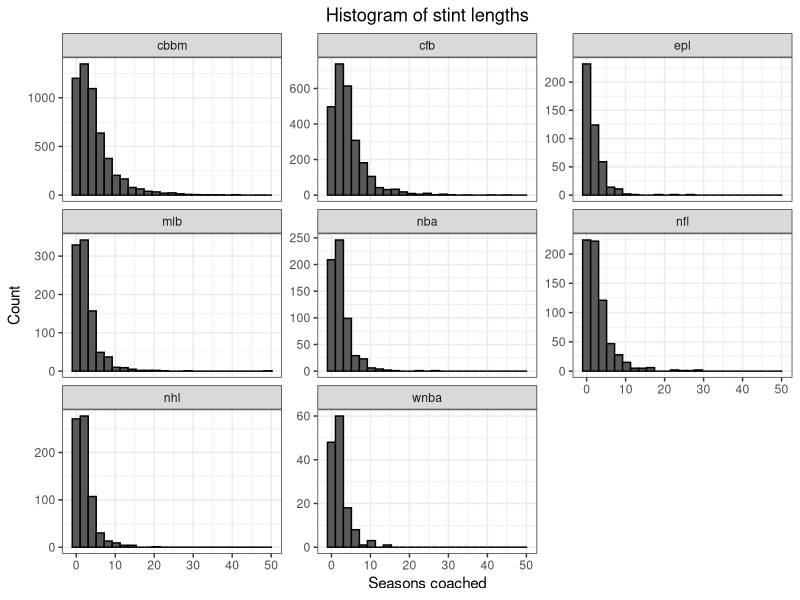
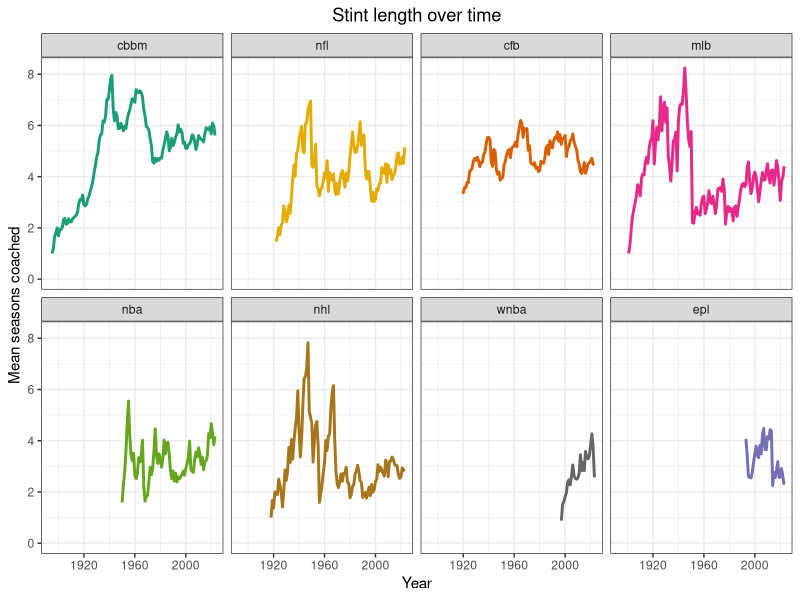
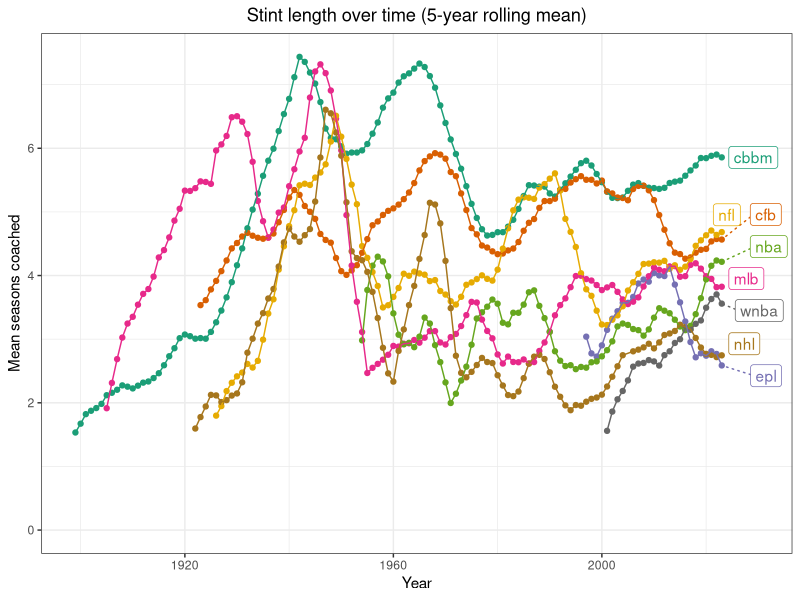
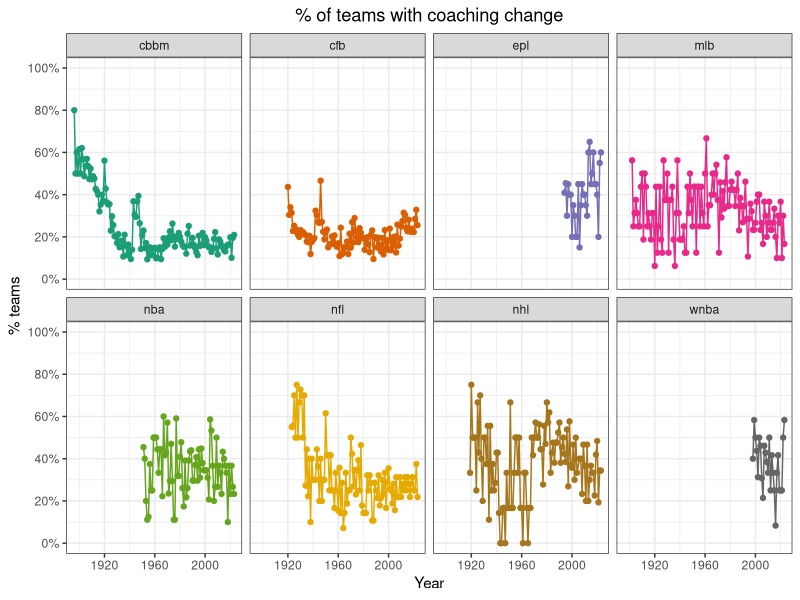
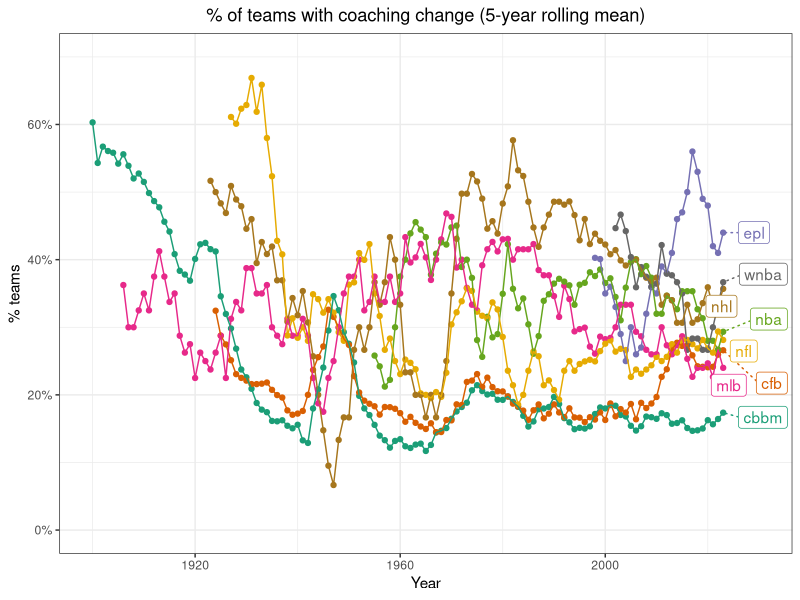
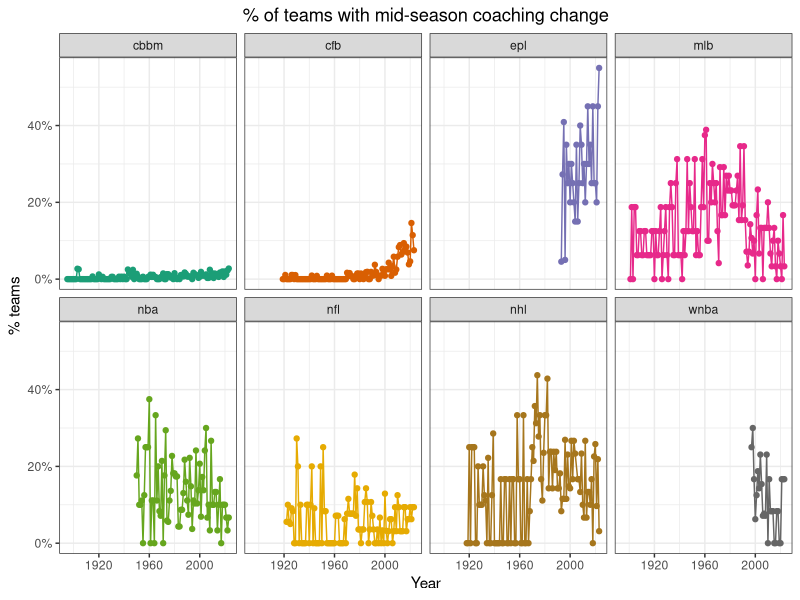
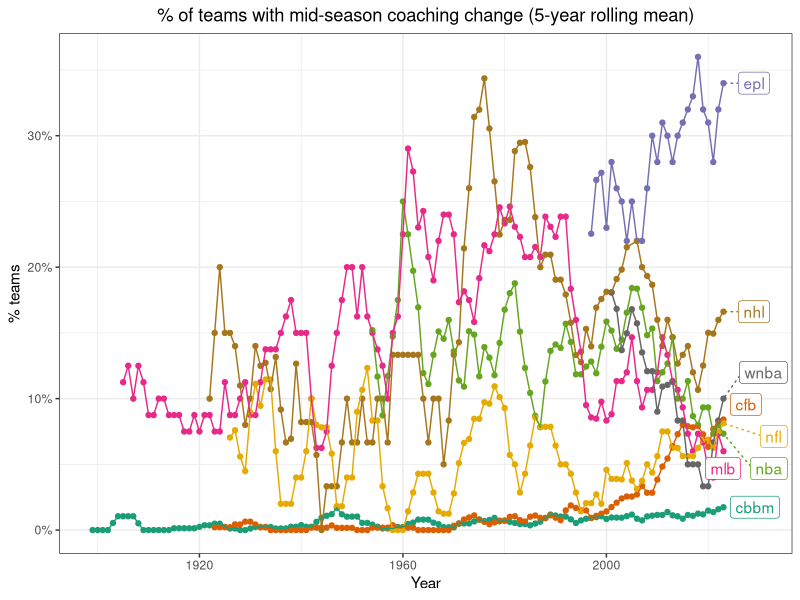

Here is the R script that generated these plots, in order:
## ---- chunk 1

library(tidyverse)
library(ggrepel)
library(knitr)
library(kableExtra)

opts_chunk$set(echo = FALSE, warning = FALSE, message = FALSE)

### import files
season_sum_alt <- read.csv("data//coaching carousel//season_sum_alt.csv", na = "")
coach_last <- read.csv("data//coaching carousel//coach_last.csv", na = "")
season_any_change <- read.csv("data//coaching carousel//season_any_change.csv", na = "")
season_change <- read.csv("data//coaching carousel//season_change.csv", na = "")

### color scheme for leagues
colPal <- RColorBrewer::brewer.pal(length(unique(season_sum_alt$sport)), name = "Dark2")
names(colPal) <- unique(season_sum_alt$sport)

## ---- chunk 2
### league summary
# don't use underscores in R chunk label or else #tab label appears
sum_ovr <- coach_last %>%
  filter(!is.na(cum_season)) %>% 
  group_by(sport) %>% 
  summarise(
    start = min(min_yr),
    end = max(min_yr),
    n = n(),
    mean = mean(cum_season),
    median = median(cum_season),
    sd = sd(cum_season)
  ) %>% 
  arrange(desc(mean))

sum_ovr %>% 
  select(League = sport, Start = start, End = end,
         `# of Coach Stints` = n, Mean = mean, Median = median, SD = sd) %>% 
  kbl(digits = 1,
        caption = "<center>Overall summary of stint lengths for each league</center>") %>% 
  kable_styling(full_width = FALSE, bootstrap_options = c("striped", "hover"))

## ---- chunk 3
# histogram of stint lengths by league
coach_last %>% 
  ggplot(aes(cum_season)) +
  geom_histogram(col = "black", bins = 25) +
  facet_wrap(~ sport, scales = "free_y") +
  labs(x = "Seasons coached", y = "Count", title = "Histogram of stint lengths") +
  theme_bw() +
  theme(plot.title = element_text(hjust = 0.5))
## ---- chunk 4

# facet - individual seasons
season_sum_alt %>% 
  pivot_longer(
    cols = c(mean_season, med_season),
    names_to = "stat",
    values_to = "seasons"
  ) %>% 
  filter(stat == "mean_season") %>% 
  mutate(
    sport = fct_reorder(sport, seasons, tail, n = 1, .desc = TRUE)
  ) %>% 
  ggplot(aes(x = year, y = seasons, col = sport)) +
  geom_line(size = 1) +
  facet_wrap(~ sport, nrow = 2) +
  scale_y_continuous(limits = c(0, NA)) +
  scale_color_manual(values = colPal, guide = "none") +
  labs(x = "Year", y = "Mean seasons coached", color = "Sport", title = "Stint length over time") +
  theme_bw() +
  theme(plot.title = element_text(hjust = 0.5))

## ---- chunk 5

# rolling average
season_sum_alt %>% 
  pivot_longer(
    cols = c(mean_season, med_season),
    names_to = "stat",
    values_to = "seasons"
  ) %>% 
  filter(stat == "mean_season") %>% 
  group_by(sport) %>% 
  mutate(ma5 = zoo::rollapply(seasons, 5, mean, fill = NA, align = "right")) %>%
  filter(!is.na(ma5)) %>% 
  mutate(lab = if_else(year == max(year), sport, NA_character_)) %>% 
  ggplot(aes(x = year, y = ma5, col = fct_reorder2(sport, year, ma5))) +
  geom_point() +
  geom_line() +
  geom_label_repel(aes(label = lab),
                            nudge_x = 6, segment.linetype = 3, segment.size = 0.5) +
  scale_x_continuous(limits = c(NA, 2030)) +
  scale_y_continuous(limits = c(0, NA)) +
  scale_color_manual(values = colPal, guide = "none") +
  labs(x = "Year", y = "Mean seasons coached", color = "Sport",
       title = "Stint length over time (5-year rolling mean)") +
  theme_bw() +
  theme(plot.title = element_text(hjust = 0.5))

## ---- chunk 6

### longest stints overall
exp_high_ovr <- season_sum_alt %>% 
  filter(!is.na(mean_season)) %>% 
  slice_max(mean_season, n = 10)

exp_high_ovr %>% 
  select(League = sport, Season = year, Teams = teams, `Teams with data` = non_na,
         Mean = mean_season, Median = med_season, SD = sd_season) %>% 
  kbl(digits = 1,
      caption = "<center>Seasons with the largest average stint lengths</center>") %>% 
  kable_styling(full_width = FALSE, bootstrap_options = c("striped", "hover"))

## ---- chunk 7

### longest stints overall since 1980
exp_hig_ovr_1980 <- season_sum_alt %>% 
  filter(
    !is.na(mean_season),
    year >= 1980
  ) %>% 
  slice_max(mean_season, n = 10)

exp_hig_ovr_1980 %>% 
  select(League = sport, Season = year, Teams = teams, `Teams with data` = non_na,
         Mean = mean_season, Median = med_season, SD = sd_season) %>% 
  kbl(digits = 1,
      caption = "<center>Seasons since 1980 with the largest average stint lengths</center>") %>% 
  kable_styling(full_width = FALSE, bootstrap_options = c("striped", "hover"))

## ---- chunk 8

# facet - individual season
season_any_change %>% 
  group_by(sport) %>%
  filter(year != min(year)) %>% 
  ungroup() %>% 
  ggplot(aes(x = year, y = per_change, col = sport)) +
  geom_point() +
  geom_line() +
  facet_wrap(~ sport, nrow = 2) +
  scale_y_continuous(limits = c(0, 1), breaks = seq(0, 1, by = 0.2),
                     labels = scales::percent_format()) +
  scale_color_manual(values = colPal, guide = "none") +
  labs(x = "Year", y = "% teams", color = "Sport", title = "% of teams with coaching change") +
  theme_bw() +
  theme(plot.title = element_text(hjust = 0.5))

## ---- chunk 9

# moving average
season_any_change %>% 
  group_by(sport) %>% 
  filter(year != min(year)) %>%  
  mutate(ma5 = zoo::rollapply(per_change, 5, mean, fill = NA, align = "right")) %>% 
  ungroup() %>% 
  filter(!is.na(ma5)) %>%
  mutate(lab = if_else(year == max(year), sport, NA_character_)) %>% 
  ggplot(aes(x = year, y = ma5, col = fct_reorder2(sport, year, ma5))) +
  geom_point() +
  geom_line() +
  geom_label_repel(
    aes(label = lab),
    nudge_x = 6, segment.linetype = 3, segment.size = 0.5
  ) +
  scale_x_continuous(limits = c(NA, 2030)) +
  scale_y_continuous(limits = c(0, 0.7), breaks = seq(0, 1, by = 0.2),
                     labels = scales::percent_format()) +
  scale_color_manual(values = colPal, guide = "none") +
  labs(x = "Year", y = "% teams", color = "Sport",
       title = "% of teams with coaching change (5-year rolling mean)") +
  theme_bw() +
  theme(plot.title = element_text(hjust = 0.5))

## ---- chunk 10

### any change since 1980
any_chg_high_ovr_1980 <- season_any_change %>% 
  group_by(sport) %>% 
  filter(year != min(year)) %>% 
  ungroup() %>% 
  filter(year >= 1980) %>% 
  slice_max(per_change, n = 10)

any_chg_high_ovr_1980 %>% 
  mutate(per_change = scales::percent(per_change, 1)) %>% 
  select(League = sport, Season = year, Teams = n, `Teams with coaching change` = n_change,
         `Percent of teams with change` = per_change) %>% 
  kbl(digits = 1,
      align = "lrrrr",
      caption = "<center>Seasons since 1980 with the most coaching changes</center>") %>% 
  kable_styling(full_width = FALSE, bootstrap_options = c("striped", "hover"))

## ---- chunk 11

# facet - individual season
season_change %>% 
  ggplot(aes(x = year, y = per_change, col = sport)) +
  geom_point() +
  geom_line() +
  facet_wrap(~ sport, nrow = 2) +
  scale_y_continuous(labels = scales::percent_format()) +
  scale_color_manual(values = colPal, guide = "none") +
  labs(x = "Year", y = "% teams", color = "Sport",
       title = "% of teams with mid-season coaching change") +
  theme_bw() +
  theme(plot.title = element_text(hjust = 0.5))

## ---- chunk 12

# moving average
season_change %>% 
  group_by(sport) %>% 
  mutate(ma5 = zoo::rollapply(per_change, 5, mean, fill = NA, align = "right")) %>% 
  ungroup() %>% 
  filter(!is.na(ma5)) %>%
  mutate(lab = if_else(year == max(year), sport, NA_character_)) %>% 
  ggplot(aes(x = year, y = ma5, col = fct_reorder2(sport, year, ma5))) +
  geom_point() +
  geom_line() +
  geom_label_repel(
    aes(label = lab),
    nudge_x = 6, segment.linetype = 3, segment.size = 0.5
  ) +
  scale_x_continuous(limits = c(NA, 2030)) +
  scale_y_continuous(labels = scales::percent_format()) +
  scale_color_manual(values = colPal, guide = "none") +
  labs(x = "Year", y = "% teams", color = "Sport",
       title = "% of teams with mid-season coaching change (5-year rolling mean)") +
  theme_bw() +
  theme(plot.title = element_text(hjust = 0.5))

## ---- chunk 13

### any change since 1980
chg_high_ovr <- season_change %>% 
  group_by(sport) %>% 
  filter(year != min(year)) %>% 
  ungroup() %>% 
  slice_max(per_change, n = 10)

chg_high_ovr %>% 
  mutate(per_change = scales::percent(per_change, 1)) %>% 
  select(League = sport, Season = year, Teams = teams, `Teams with coaching change` = n_team_change,
         `Percent of teams with change` = per_change) %>% 
  kbl(digits = 1,
      align = "lrrrr",
      caption = "<center>Seasons with the most in-season coaching changes</center>") %>% 
  kable_styling(full_width = FALSE, bootstrap_options = c("striped", "hover"))

## ---- chunk 14

### longest tenures overall
long_ten_ovr_tab <- coach_last %>% 
  slice_max(cum_season, n = 10) %>% 
  mutate(
    coach_tag = paste0(
      sapply(strsplit(coach_tag, ", "), "[", 2),
      " ", 
      sapply(strsplit(coach_tag, ", "), "[", 1)
    ),
    coach_tag = trimws(gsub("NA", "", coach_tag)),
    coach_lab = ifelse(coach_tag == "", sapply(strsplit(coach, " \\("), "[", 1), coach_tag)
  ) %>% 
  select(Sport = sport, Team = team, Start = min_yr, End = max_yr, Coach = coach_lab, Seasons = cum_season)

long_ten_ovr_tab %>% 
  mutate(Team = ifelse(Coach == "Connie Mack", "Philadelphia Athletics", Team)) %>% 
  kbl(digits = 1,
      caption = "<center>Coaches with the longest tenures</center>") %>% 
  kable_styling(full_width = FALSE, bootstrap_options = c("striped", "hover"))

## ---- chunk 15

### longest tenures by sport
long_ten_tab <- coach_last %>% 
  filter(!is.na(cum_season)) %>% 
  mutate(rk = rank(-cum_season, ties.method = "min")) %>% 
  group_by(sport) %>% 
  slice_max(cum_season, n = 1) %>% 
  ungroup() %>% 
  mutate(
    coach_tag = paste0(
      sapply(strsplit(coach_tag, ", "), "[", 2),
      " ", 
      sapply(strsplit(coach_tag, ", "), "[", 1)
    ),
    coach_tag = trimws(gsub("NA", "", coach_tag)),
    coach_lab = ifelse(coach_tag == "", sapply(strsplit(coach, " \\("), "[", 1), coach_tag)
  ) %>% 
  select(Rank = rk, Sport = sport, Team = team, Start = min_yr, End = max_yr, Coach= coach_lab, Seasons = cum_season) %>% 
  arrange(Rank)

long_ten_tab %>% 
  mutate(Team = ifelse(Coach == "Connie Mack", "Philadelphia Athletics", Team)) %>% 
  kbl(digits = 1,
      caption = "<center>Each league's longest tenured coach/manager</center>") %>% 
  kable_styling(full_width = FALSE, bootstrap_options = c("striped", "hover"))
